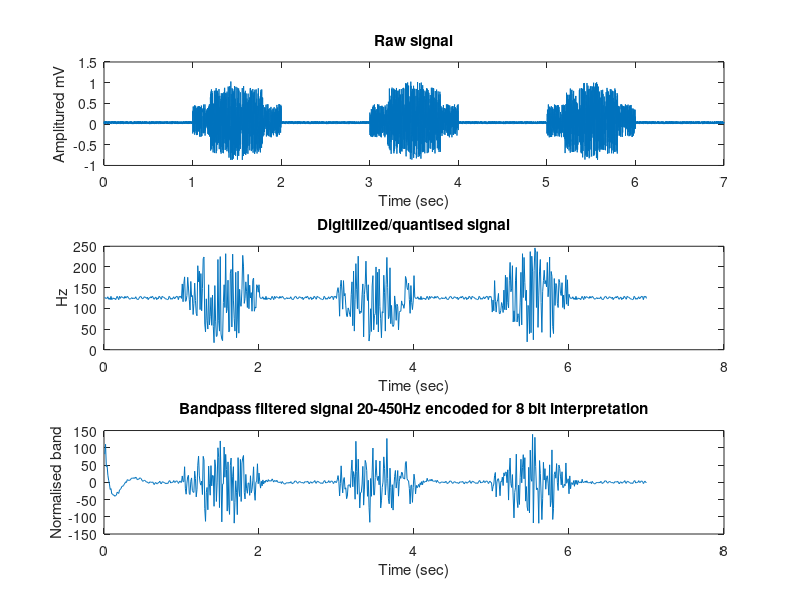
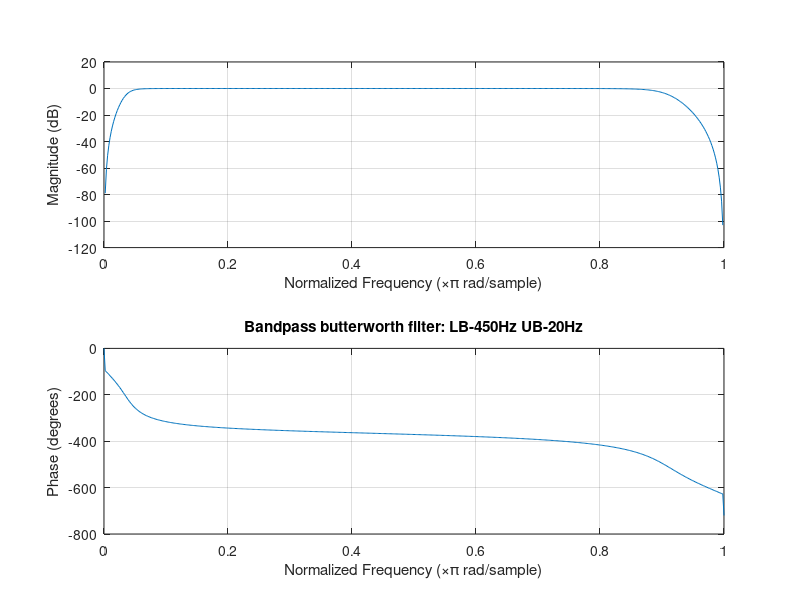

Here is the MATLAB script that generated these plots, in order:
% Generates an unfiltered emg signal based on bursts given as input
% Returns a vector with the values of the emg raw signal

clear all;
close all;
function emg_signal = rawSignal(bursts)
  rest = rand(1,1000) * 1.4 - 0.7 + 0.08;
  rest = mod(rest,0.07)
  emg_signal = rest;
  for i = 1:3
    muscle_burst_start = rand(1,200) * 0.8 - 0.4 + 0.08;
    emg_signal = [emg_signal,muscle_burst_start];
    muscle_burst_midstart = rand(1,200) * 1.6 - 0.8 + 0.08;
    emg_signal = [emg_signal,muscle_burst_midstart];
    muscle_burst = rand(1,200) * 1.9 -  0.95 + 0.08;
    emg_signal = [emg_signal,muscle_burst];
    muscle_burst_midend = rand(1,200) * 1.6 - 0.8 + 0.08
    emg_signal = [emg_signal,muscle_burst_midend];
    muscle_burst_end = rand(1,200) * 0.8 - 0.4 + 0.08
    emg_signal = [emg_signal,muscle_burst_end];
    emg_signal = [emg_signal,rest];
  endfor
endfunction

% Generates time stamps to normalise the values plotted bellow
% Returns the vector containing the values

function time_stamp = generateTimestamp(raw_signal,modified)
  echo off all;

  time_stamp(:,1) = [1:length(raw_signal)]' * 0.001 * modified;
endfunction

% First filter applied
% Since the signal is unfiltered we treat it as an analog signal
% This filter converts the analog signal to digital quantising the signal to 10 bits 
% Samples/second
% analog = 10000
% digital = 1000
function digitalSignal = analogToDigital(analogSignal)

bits = 8 
range = 1
analogSamplesPerSecond = 10000;
digitalSamplesPerSecond = 1000;
downsampledSignal = downsample(analogSignal,analogSamplesPerSecond/digitalSamplesPerSecond);
digitalSignal = uencode(downsampledSignal,bits,range)
endfunction
% Second filter applied
% It takes as an input an digital sampled filter 
% Returns a filtered butterworth filtered banpass signal 
function filteredSignal = butterworthFilter(digitalSignal)
  %Nyquist sampling rate = digitalSamplesPerSecond / 2
  fs = 1000 / 2
  highBand = 20
  lowBand = 450 
  highPass = highBand / fs
  lowPass = lowBand / fs
  
  [b,a] = butter(3,[highPass,lowPass],"bandpass")
  filteredSignal = filter(b,a,digitalSignal)
endfunction
% Main program

signal = rawSignal(3)
correct_means = signal - mean(signal) 
digitalSignal = analogToDigital(correct_means)
filteredSignal = butterworthFilter(digitalSignal)
timesig = generateTimestamp(signal,1)
time = generateTimestamp(filteredSignal,10)
%To calculate the coefficients storred in the bsc array used in the VHDL code 

fs = 1000 / 2
highBand = 20
lowBand = 450 
highPass = highBand / fs
lowPass = lowBand / fs
B = 8
[b,a] = butter(3,[highPass,lowPass],"bandpass")
L = floor(log2((2^(B-1)-1)/max(b)));
bsc = b*2^L;

% Plotting the output

subplot(3,1,1)
plot(timesig,signal)
title("Raw signal")
xlabel("Time (sec)")
ylabel("Amplitured mV")

figure(1)
subplot(3,1,2)
plot(time,digitalSignal)
title("Digitilized/quantised signal")
ylabel("Hz")
xlabel("Time (sec)")

subplot(3,1,3)
plot(time,filteredSignal)
title("Bandpass filtered signal 20-450Hz encoded for 8 bit interpretation")
ylabel("Normalised band")
xlabel("Time (sec)")

figure(2)  
title("Bandpass butterworth filter: LB-450Hz UB-20Hz")
freqz(b,a)
title("Bandpass butterworth filter: LB-450Hz UB-20Hz")